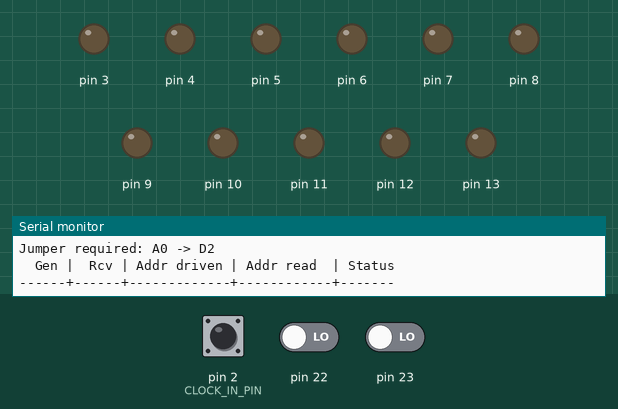
A sketch run on a simulated Arduino Uno, built with avr-gcc and run on an emulated ATmega328P. Parts: output pins drawn as LEDs (lit = HIGH), the last lines printed to the serial monitor. Inputs (shaded band) come from the test bench; at power-on: pin 2 (CLOCK_IN_PIN) LOW, pin 22 LOW, pin 23 LOW. Pins used as bus, display or sensor lines are not drawn.

Above: at 1.2 s.
1.3 s: pin 2 (CLOCK_IN_PIN) driven HIGH
At 3.2 s:
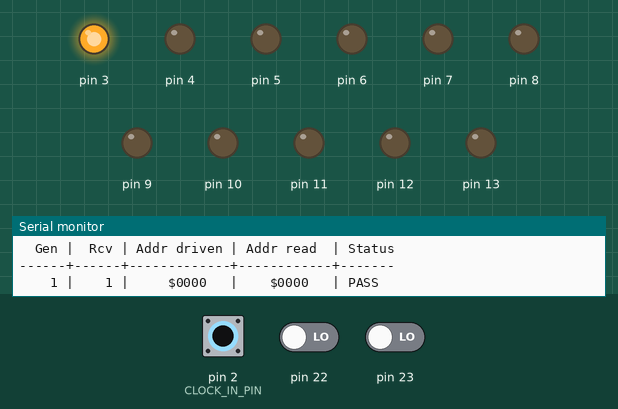
3.5 s: pin 2 (CLOCK_IN_PIN) pulsed LOW 2 times (0.12 s each, 0.3 s apart)
At 4.7 s:
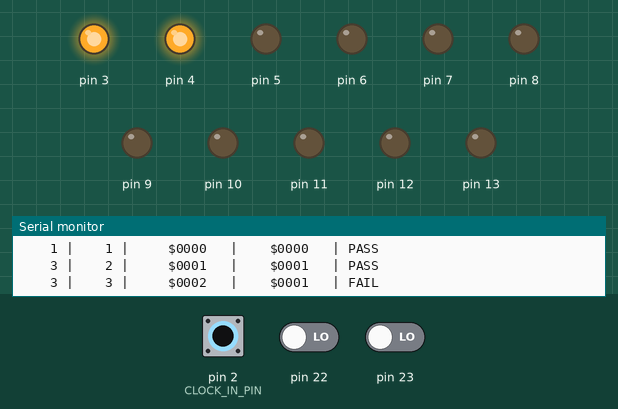
5.6 s: pin 2 (CLOCK_IN_PIN) pulsed LOW 5 times (0.12 s each, 0.3 s apart)
At 8.2 s:
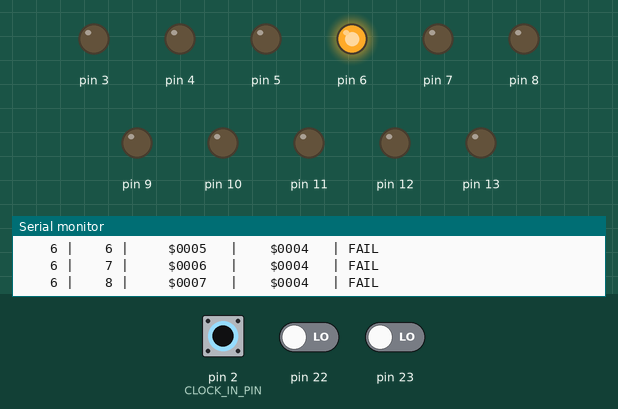
Timing chart, 0 to 9.7 s (numbered marks = the images above; inputs shaded):
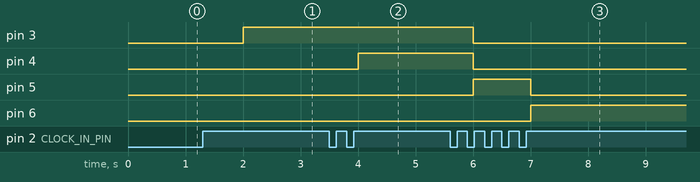

The sketch:

bus_monitor_test.ino
```cpp
/*
 * bus_monitor_test.ino
 * ────────────────────────────────────────────────────────────────────
 * Self-contained test for the W65C02S bus monitor.
 * No 65C02 required — the Arduino generates its own test signals.
 *
 * Hardware needed: ONE jumper wire  A0 → D2
 *
 * What it does:
 *   1. Drives a 1 Hz clock on A0  (loop it back to D2 = interrupt pin)
 *   2. On each clock HIGH, sets known values on D3–D13 (address A0–A10)
 *   3. Counts interrupts received and reports to Serial
 *   4. Verifies the cycle count matches the generated clock count
 *
 * Pass criteria:  "generated" and "received" counts stay in sync,
 *                 and the address bits read back match what was driven.
 *
 * Note: MCP23017 is NOT tested here (needs the real hardware).
 *       This test only validates the interrupt + GPIO capture path.
 */

#define CLOCK_OUT_PIN  A0   // drive test clock here  → jumper to D2
#define CLOCK_IN_PIN   2    // interrupt pin

// We drive address bits on D3–D13, then read them back
// via the same ring-buffer ISR used in the real sketch.

// ── Ring buffer (same as production sketch) ──────────────────────────
#define BUF_SIZE 16

struct Snapshot { uint8_t pd; uint8_t pb; };

volatile uint8_t g_wIdx = 0;
volatile uint8_t g_rIdx = 0;
Snapshot         g_buf[BUF_SIZE];

void onClockRise() {
    uint8_t next = (g_wIdx + 1) % BUF_SIZE;
    if (next != g_rIdx) {
        g_buf[g_wIdx] = { PIND, PINB };
        g_wIdx = next;
    }
}

// ── Test state ────────────────────────────────────────────────────────
uint32_t g_generated = 0;
uint32_t g_received  = 0;
uint16_t g_testAddr  = 0;     // increments each cycle so we have known data

void setup() {
    Serial.begin(115200);
    while (!Serial);

    // A0 as clock output
    pinMode(CLOCK_OUT_PIN, OUTPUT);
    digitalWrite(CLOCK_OUT_PIN, LOW);

    // D3–D13 as outputs (we drive known address patterns)
    for (int p = 3; p <= 13; p++) pinMode(p, OUTPUT);

    // D2 as interrupt input
    pinMode(CLOCK_IN_PIN, INPUT);
    attachInterrupt(digitalPinToInterrupt(CLOCK_IN_PIN), onClockRise, RISING);

    Serial.println(F("=== Bus Monitor Self-Test ==="));
    Serial.println(F("Jumper required: A0 -> D2"));
    Serial.println(F(""));
    Serial.println(F("  Gen |  Rcv | Addr driven | Addr read  | Status"));
    Serial.println(F("------+------+-------------+------------+-------"));
}

static void driveAddress(uint16_t addr) {
    // Drive A0–A10 onto D3–D13
    // D3–D7 → A0–A4  (PORTD bits 3–7)
    uint8_t pd = (PORTD & 0x07) | ((addr & 0x1F) << 3);
    PORTD = pd;
    // D8–D13 → A5–A10 (PORTB bits 0–5)
    uint8_t pb = (PORTB & 0xC0) | ((addr >> 5) & 0x3F);
    PORTB = pb;
}

static uint16_t decodeAddr(const Snapshot &s) {
    return ((uint16_t)((s.pd >> 3) & 0x1F))
         | ((uint16_t)( s.pb       & 0x3F) << 5);
}

void loop() {
    // ── Generate one clock pulse per second ───────────────────────────
    static uint32_t lastTick = 0;
    uint32_t now = millis();

    if (now - lastTick >= 1000) {
        lastTick = now;
        g_generated++;

        // Set a known address pattern BEFORE the rising edge
        driveAddress(g_testAddr);

        // Rising edge → triggers ISR
        digitalWrite(CLOCK_OUT_PIN, HIGH);
        delayMicroseconds(100);
        digitalWrite(CLOCK_OUT_PIN, LOW);
    }

    // ── Drain ring buffer ─────────────────────────────────────────────
    if (g_rIdx == g_wIdx) return;

    Snapshot snap = g_buf[g_rIdx];
    g_rIdx = (g_rIdx + 1) % BUF_SIZE;
    g_received++;

    uint16_t addrRead = decodeAddr(snap);
    bool     ok       = (addrRead == g_testAddr);

    char buf[64];
    snprintf(buf, sizeof(buf), "%5lu | %4lu |     $%04X   |    $%04X   | %s",
             g_generated, g_received, g_testAddr, addrRead,
             ok ? "PASS" : "FAIL");
    Serial.println(buf);

    g_testAddr++;   // next cycle will drive a different address
}
```

Measured:
- after the input at 1.3 s, pin 3: LOW → HIGH after 0.70 s
- after the input at 3.5 s, pin 4: LOW → HIGH after 0.50 s
- after the input at 5.6 s, pin 3, pin 4: HIGH → LOW after 0.40 s; pin 5: LOW → HIGH after 0.40 s, → LOW 1.0 s later; pin 6: LOW → HIGH after 1.4 s
